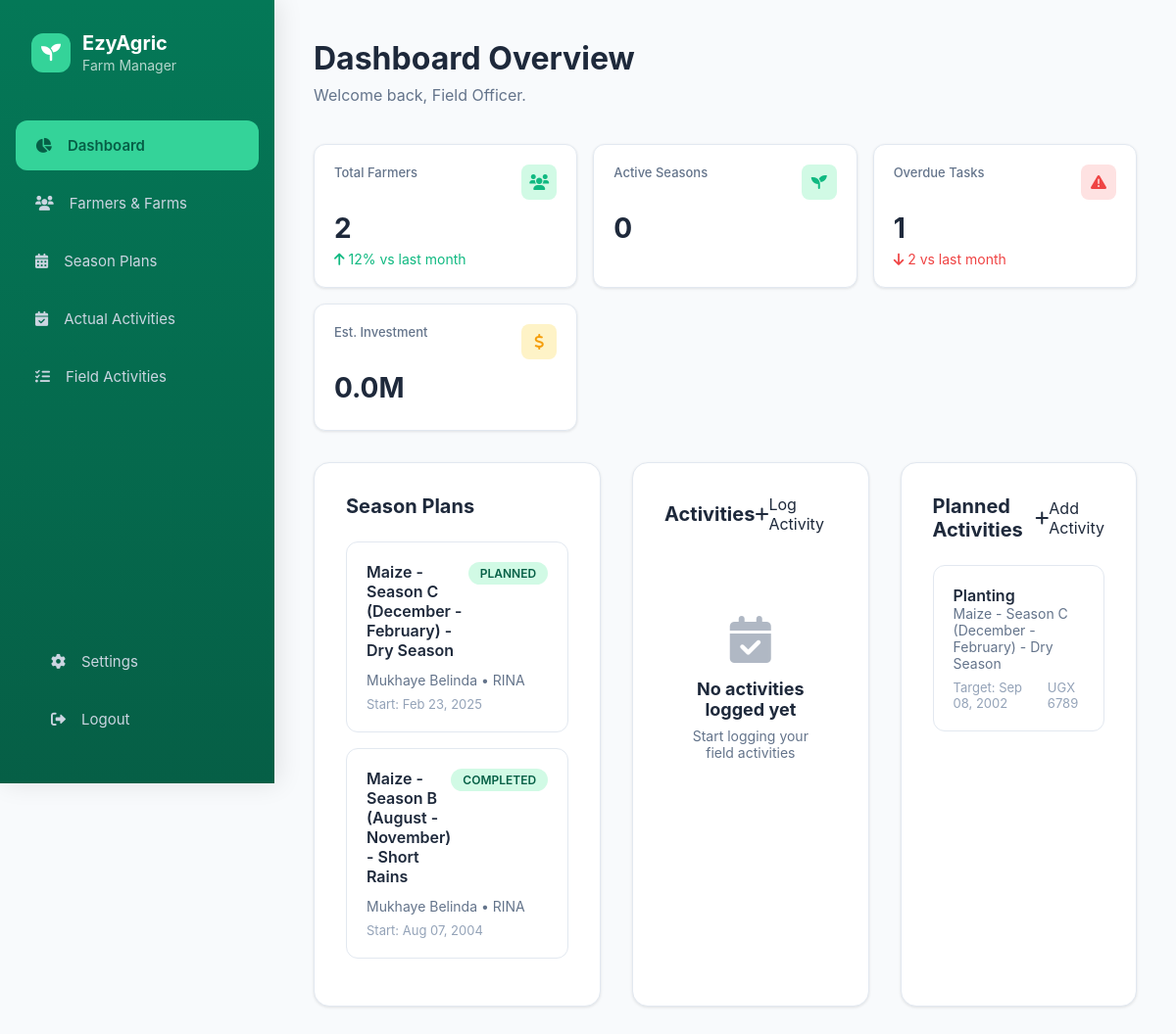
Page /dashboard/ (signed in) on the earlier database version.
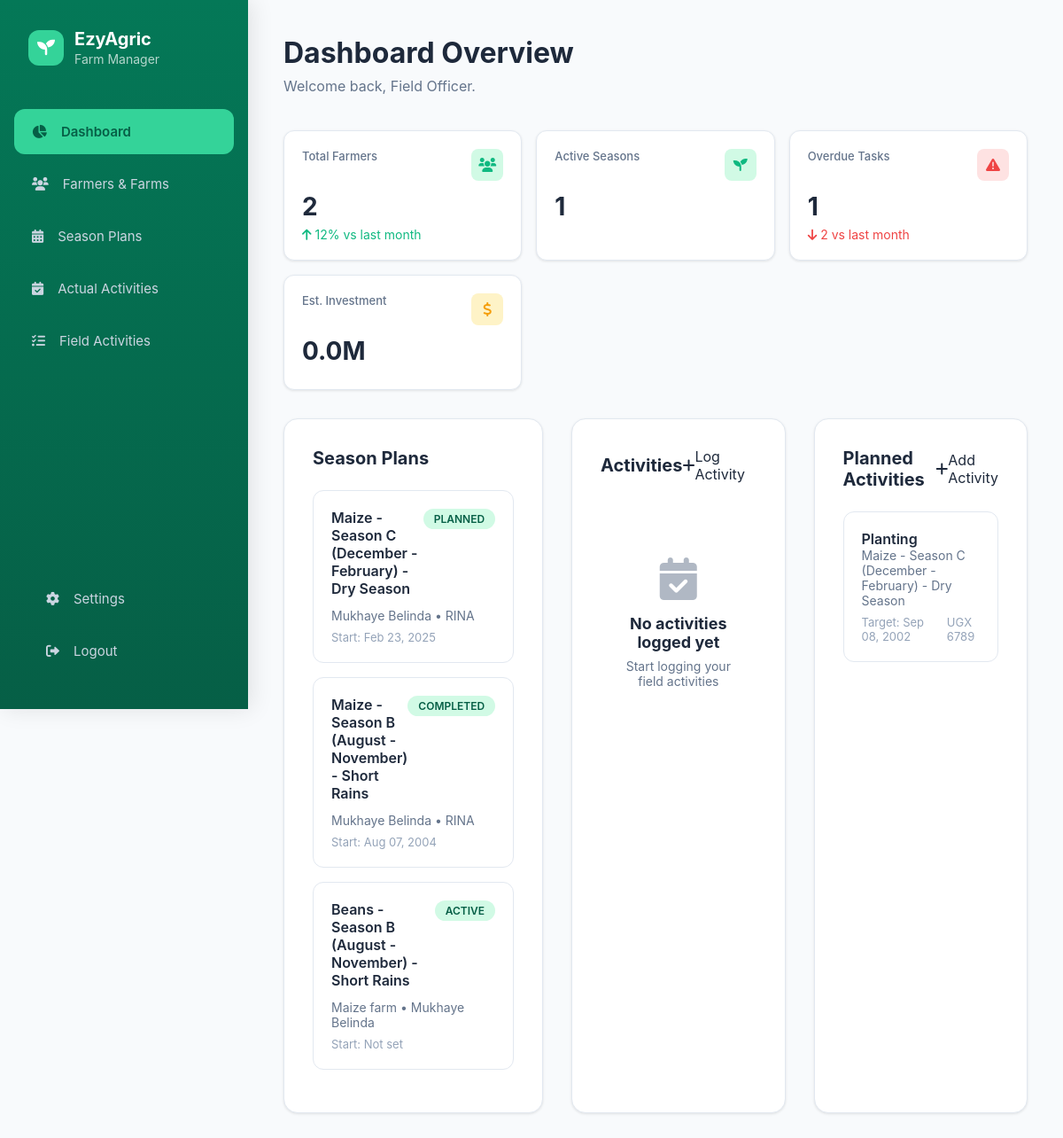
Same page on the later database version.
### farmcore/models.py (models this page shows, shortened)
class SeasonPlan(models.Model):
    SEASON_CHOICES = [
        ('season_a', 'Season A (March - July) - Long Rains'),
        ('season_b', 'Season B (August - November) - Short Rains'),
        ('season_c', 'Season C (December - February) - Dry Season'),
    ]
    STATUS_CHOICES = [
        ('is_active', 'Is Active'),
        ('completed', 'Completed'),
        ('planned', 'Planned'),
    ]
    farm = models.ForeignKey(Farm, on_delete=models.CASCADE)
    crop_name = models.CharField(max_length=100)
    season_name = models.CharField(max_length=100, choices=SEASON_CHOICES)
    status = models.CharField(max_length=20, choices=STATUS_CHOICES, default='planned')
    start_date = models.DateField(null=True, blank=True)

class Farm(models.Model):
    farmer = models.ForeignKey(Farmer, on_delete=models.CASCADE, related_name='farms')
    name = models.CharField(max_length=255)
    size_in_acres = models.FloatField()
    location = models.CharField(max_length=255, default='')

class Farmer(models.Model):
    farmer_id = models.CharField(max_length=20, unique=True, blank=True, null=True)
    name = models.CharField(max_length=255, blank=True, null=True)
    phone = models.CharField(max_length=15, unique=True)

class PlannedActivity(models.Model):
    ACTIVITY_CHOICES = [
        ('land_preparation', 'Land Preparation'),
        ('planting', 'Planting'),
        ('weeding', 'Weeding'),
        ('spraying', 'Spraying'),
        ('harvesting', 'Harvesting'),
    ]
    season_plan = models.ForeignKey(SeasonPlan, on_delete=models.CASCADE)
    activity_type = models.CharField(max_length=100, choices=ACTIVITY_CHOICES)
    target_date = models.DateField()
    estimated_cost_ugx = models.FloatField(null=True, blank=True)

### farmcore/views.py (the view)
# urls.py: path('dashboard/', views.dashboard, name='dashboard'),
@login_required(login_url='login')
def dashboard(request):
    today = timezone.now().date()
    total_farmers = Farmer.objects.count()
    active_seasons = SeasonPlan.objects.filter(status='is_active').count()
    overdue_tasks = PlannedActivity.objects.filter(
        target_date__lt=today,
        actual_activities__isnull=True
    ).count()
    total_investment = ActualActivity.objects.all().values_list("actual_cost_ugx", flat=True)
    total_investment = sum(total_investment) if total_investment else 0
    all_season_list = SeasonPlan.objects.all().select_related("farm__farmer")
    all_activities = ActualActivity.objects.all().order_by("-actual_date")
    all_planned_activities = PlannedActivity.objects.all().select_related("season_plan").order_by("target_date")
    farmers_with_farms = Farmer.objects.prefetch_related('farms').all()
    context = {
        "total_farmers": total_farmers,
        "active_seasons": active_seasons,
        "overdue_tasks": overdue_tasks,
        "total_investment": total_investment,
        "all_season_list": all_season_list,
        "all_activities": all_activities,
        "all_planned_activities": all_planned_activities,
        "farmers_with_farms": farmers_with_farms,
    }
    return render(request, "dashboard.html", context)

### farmcore/templates/dashboard.html (shortened to what the changed rows need)
<!DOCTYPE html>
<html lang="en">
<head>
    <link rel="stylesheet" href="https://cdnjs.cloudflare.com/ajax/libs/font-awesome/6.0.0/css/all.min.css">
</head>
<body>
<div class="container">
    <aside class="sidebar">
        <div class="logo">
            <div class="logo-text">
                <h2>EzyAgric</h2>
            </div>
        </div>
    </aside>
    <main class="main">
        <div class="header">
            <h1>Dashboard Overview</h1>
        </div>
        <div class="stats-grid">
            <div class="stat-card">
                <div class="stat-header">
                    <div class="stat-title">Active Seasons</div>
                    <div class="stat-icon green">
                    </div>
                </div>
                <div class="stat-value">{{ active_seasons }}</div>
            </div>
        </div>
        <div class="content-grid">
            <div class="section">
                <h2 class="section-title">Season Plans</h2>
                {% for season in all_season_list %}
                <div class="season-item">
                    <div class="season-header">
                        <div class="season-title">{{ season.crop_name }} - {{ season.get_season_name_display }}</div>
                        <div class="season-status">
                            {% if season.status == 'is_active' %}
                                ACTIVE
                            {% elif season.status == 'completed' %}
                                COMPLETED
                            {% else %}
                                PLANNED
                            {% endif %}
                        </div>
                    </div>
                    <div class="season-details">{{ season.farm.name }} • {{ season.farm.farmer.name }}</div>
                    <div class="season-meta">
                        <span>Start: {% if season.start_date %}{{ season.start_date|date:"M d, Y" }}{% else %}Not set{% endif %}</span>
                    </div>
                </div>
                {% empty %}
                <div class="empty-state">
                    <i class="fas fa-seedling"></i>
                    <h3>No season plans yet</h3>
                    <p>Start by creating a season plan for your farmers</p>
                </div>
                {% endfor %}
            </div>
            <div class="section">
                <div style="display: flex; justify-content: space-between; align-items: center; margin-bottom: 24px;">
                    <h2 class="section-title" style="margin: 0;">Activities</h2>
                </div>
            </div>
            <div class="section">
                <div style="display: flex; justify-content: space-between; align-items: center; margin-bottom: 24px;">
                    <h2 class="section-title" style="margin: 0;">Planned Activities</h2>
                </div>
                {% if all_planned_activities %}
                    {% for activity in all_planned_activities %}
                    <div class="season-item">
                        <div class="season-title">{{ activity.get_activity_type_display }}</div>
                        <div class="season-details">{{ activity.season_plan.crop_name }} - {{ activity.season_plan.get_season_name_display }}</div>
                        <div class="season-meta">
                            <span>Target: {{ activity.target_date|date:"M d, Y" }}</span>
                            <span>
                                {% if activity.estimated_cost_ugx %}
                                    UGX {{ activity.estimated_cost_ugx|floatformat:0 }}
                                {% else %}
                                    No cost
                                {% endif %}
                            </span>
                        </div>
                    </div>
                    {% endfor %}
                {% else %}
                <div class="empty-state">
                    <i class="fas fa-tasks"></i>
                    <h3>No planned activities yet</h3>
                    <p>Create planned activities for your season plans</p>
                </div>
                {% endif %}
            </div>
        </div>
    </main>
</div>
</body>
</html>

Differences in the rows shown:
added SeasonPlan: crop_name "Beans", season_name "Season B (August - November) - Short Rains", status "ACTIVE", farm.name "Maize farm", farm.farmer.name "Mukhaye Belinda", shows "Not set"
Other differences:
{{ active_seasons }}: "0" → "1"
